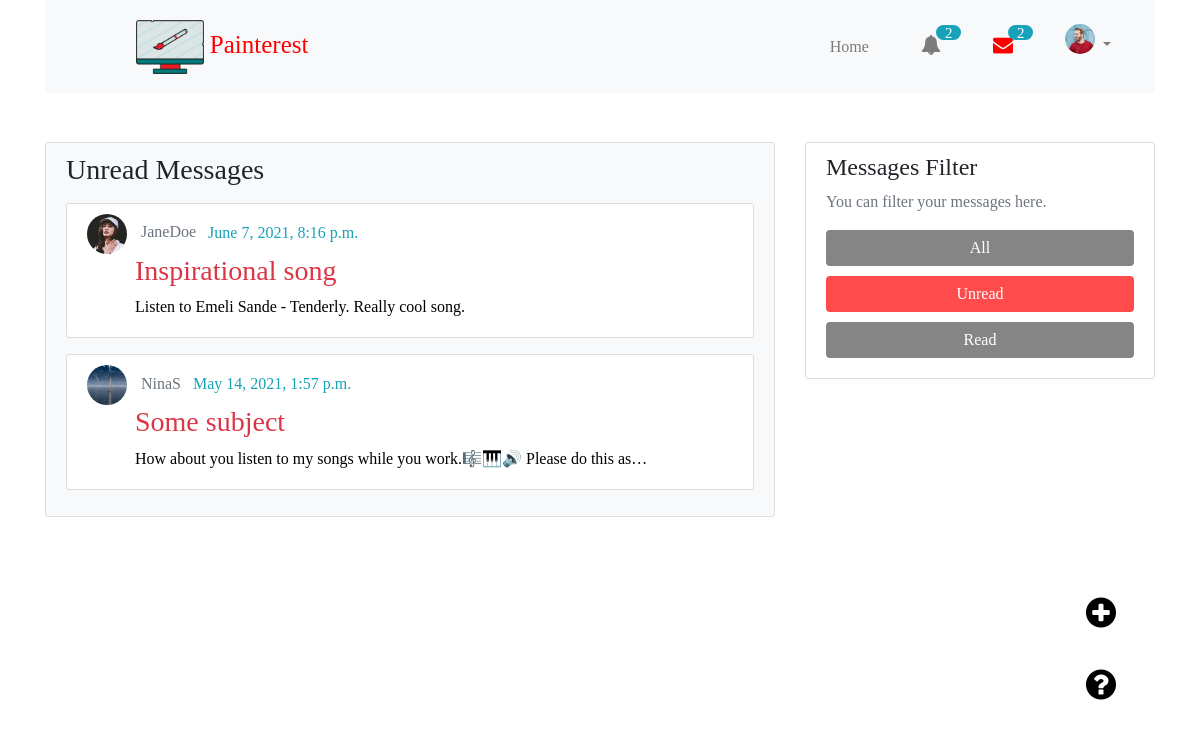
The page /messages/ (signed in) on the database its author committed.
### users/models.py (models this page shows, shortened)
class CustomUser(AbstractUser):
    email = models.EmailField(unique=True, max_length=60)
    username = models.CharField(max_length=50, unique=True, validators=[alphanumeric])
    USERNAME_FIELD = 'email'
    REQUIRED_FIELDS = []

class Profile(models.Model):
    user = models.OneToOneField(settings.AUTH_USER_MODEL, related_name='profile', on_delete=models.CASCADE)
    image = models.ImageField(default='90a70ab564f045a48488cd440f3b56e4-dp.jpg', upload_to='profile_pics', blank=True)
    about = models.TextField(default='Write a little bit about yourself here', blank=True)
    website_url = models.CharField(max_length=50, blank=True)
    feed_tuner = models.ManyToManyField(Category, blank=True)

### main/models.py (models this page shows, shortened)
class Message(models.Model):
    sender = models.ForeignKey(settings.AUTH_USER_MODEL,
        on_delete=models.CASCADE, related_name='message_sender')
    recepient = models.ForeignKey(settings.AUTH_USER_MODEL,
        on_delete=models.CASCADE, related_name='message_recepient')
    subject = models.CharField(default='Some subject', max_length=100)
    message = models.TextField(blank=False)
    read = models.BooleanField(default=False)
    timestamp = models.DateTimeField(auto_now_add=True, db_index=True)
    class Meta:
        ordering = ('-timestamp',)

### main/views.py (the view)
# urls.py: path('messages/', views.view_messages, name='view_messages'),
@login_required
def view_messages(request):
    all_messages = Message.objects.filter(recepient=request.user)
    context = {
        'notify': len(Action.objects.filter(user_id__in=request.user.following.values_list('id',
            flat=True), action_for=request.user, read=False)),
        'all_messages':all_messages,
        'unread_count': Message.objects.filter(recepient=request.user,
            read=False).count()
    }
    return render(request, 'main/messages.html', context)

### main/templates/main/messages.html (shortened to what this page needs)
{% extends 'main/base.html' %}
{% block content %}
<div class="row">
    <div class="col-md-8">
        <div class="content-section bg-light">
            <div id="unread_filter_section">
                <h3 class="mb-3">Unread Messages</h3>
                {% for message in all_messages %}
                    {% if not message.read %}
                    <div class="each_message content-section mb-3">
                        {% if message.sender.profile.image.name == '90a70ab564f045a48488cd440f3b56e4-dp.jpg' %}
                            <a href="{% url 'show_message' message.id %}" class="message_">
                                <div class="pna d-inline-block">{{ message.sender.username.0 }}</div>
                                <span class="author mr-2 text-secondary">
                                {{ message.sender.username }}</span>
                                <span class="text-info">{{ message.timestamp }}</span>
                                <h3 class="ml-5 text-danger">{{ message.subject }}</h3>
                                <p class="my-2 ml-5">{{ message.message | truncatechars:70 }}</p>
                            </a>
                        {% else %}
                            <a href="{% url 'show_message' message.id %}" class="message_">
                                <span class="author mr-2 text-secondary">
                                    <img src="{{ message.sender.profile.image.url }}" alt="" class="img-fluid">
                                {{ message.sender.username }}
                                </span>
                                <span class="text-info">{{ message.timestamp }}</span>
                                <h3 class="ml-5 text-danger">{{ message.subject }}</h3>
                                <p class="my-2 ml-5">{{ message.message | truncatechars:70 }}</p>
                            </a>
                        {% endif %}
                    </div>
                    {% endif %}
                {% endfor %}
            </div>
        </div>
    </div>
    <div class="col-md-4">
        <div class="content-section">
            <h4>Messages Filter</h4>
            <p class='text-muted'>You can filter your messages here.</p>
            <div class="all_filter_but">
                <button class="btn btn-info filter_buttons">All</button>
                <button class="btn btn-info filter_buttons" id="unread_but">Unread</button>
                <button class="btn btn-info filter_buttons">Read</button>
            </div>
        </div>
    </div>
</div>
{% endblock %}

### main/templates/main/base.html (shortened to what this page needs)
{% load static %}
<!DOCTYPE html>
<html lang="en">
<head>
    <link rel="stylesheet" href="{% static 'main/css/bootstrap.css' %}">
    <link rel="stylesheet" href="{% static 'main/css/style.css' %}">
    <link rel="stylesheet" href="{% static 'main/fonts/fontawesome/css/font-awesome.min.css' %}">
</head>
<body>
    <div class="container">
        <nav class="navbar navbar-expand-lg navbar-light bg-light rounded">
            <a class="navbar-brand" href="{% url 'index' %}">
                <img src="/media/painterestLogo.png" class="logo img-fluid" alt=""> Painterest</a>
            <div class="collapse navbar-collapse" id="navbarNav">
                <ul class="navbar-nav d-flex">
                    <li class="nav-item">
                        <a class="nav-link" href="{% url 'index' %}">Home </a>
                    </li>
                    {% if not user.is_authenticated %}
                        <li class="nav-item">
                            <a class="nav-link" href="{% url 'register' %}" tabindex="-1" aria-disabled="true">Sign Up</a>
                        </li>
                        <li class="nav-item">
                            <a class="nav-link" href="{% url 'login' %}" tabindex="-1" aria-disabled="true">Login</a>
                        </li>
                    {% else %}
                        <li class="nav-item">
                            <a class="nav-link" href="{% url 'notifications' %}" tabindex="-1" aria-disabled="true">
                                <i class="fa fa-bell">
                                    {% if notify %}
                                        <span class="notificate badge-pill badge-info">{{ notify }}</span>
                                    {% endif %}
                                </i>
                            </a>
                        </li>
                        <li class="nav-item">
                            <a class="nav-link" href="{% url 'view_messages' %}" tabindex="-1" aria-disabled="true">
                                {% if unread_count %}
                                    <i class="fa fa-envelope">
                                        <span class="notificate badge-pill badge-info">{{ unread_count }}</span>
                                    </i>
                                {% else %}
                                    <i class="fa fa-envelope-open">
                                        <span class="notificate badge-pill badge-info"></span>
                                    </i>
                                {% endif %}
                            </a>
                        </li>
                        <li class="nav-item dropdown">
                            <a class="nav-link dropdown-toggle" href="#" id="dropdown09"
                                data-toggle="dropdown" aria-haspopup="true" aria-expanded="false">
                                {% if user.profile.image.name == '90a70ab564f045a48488cd440f3b56e4-dp.jpg' %}
                                    <div class="profile_badge">{{ user.username.0 }}</div>
                                {% else %}
                                    <img class="rounded-circle badge-account-img" src="{{ user.profile.image.url }}">
                                {% endif %}
                            </a>
                        </li>
                    {% endif %}
                </ul>
            </div>
        </nav>
    </div>
    <div class="container mt-5">
        <div class="col-md-5 mx-auto my-auto">
        </div>
        {% block content %} {% endblock %}
        {% if user.is_authenticated %}
            <div class="add">
                <a href="{% url 'add_paint' %}"><i class=" fa fa-plus-circle"></i></a>
            </div>
        {% endif %}
        <div>
            <label for="crazy" class="quest">
                <i class="fa fa-question-circle"></i>
            </label>
        </div>
    </div>
</body>
</html>

### main/static/main/css/style.css (style rules this page uses)
body { font-family: 'poppins' !important; }
.logo { height: 54px; }
nav .nav-item:last-child { padding-right: 3em; }
nav .nav-item { padding: 0.5em; }
.navbar-brand { font-size: 25px; color: red !important; padding-left: 3em; }
.navbar-nav>.active>a, .nav-item>a:hover { color: red !important; }
.nav-link i.fa { font-size: 20px; }
.nav-link { margin-right: 20px; }
.notificate { position: absolute; font-size: 15px; margin-left: -5px; margin-top: -10px; }
.badge-account-img { height: 30px; width: 30px; margin-bottom: 15px; }
.content-section { background: #ffffff; padding: 10px 20px; border: 1px solid #dddddd; border-radius: 3px; margin-bottom: 20px; }
.author img { width: 40px; border-radius: 50%; display: inline-block; margin-right: 10px; }
.dropdown { position: relative; display: inline-block; }
.container ul { display: none; }
.add i, .quest i { color: #000; }
.add { position: fixed; bottom: 20%; right: 7%; font-size: 35px; cursor: pointer; }
.quest { position: fixed; bottom: 10%; right: 7%; font-size: 35px; cursor: pointer; }
.message_ { display: block; }
.each_message a { color: #000; }
.filter_buttons { display: block; margin-bottom: 10px; background: #858585; color: #fff; outline: none; border: none; width: 100%; }
.all_filter_but .active { background: rgb(255, 75, 75) !important; color: #fff !important; border: none; }
@media (min-width: 995px) { .navbar-nav { align-items: center; } }
@media (min-width: 768px) { nav .nav-item:last-child { padding-right: 0px; } }

### rows shown on the page
CustomUser: profile.image (picture)
Message: sender.profile.image (picture), sender.username "JaneDoe", timestamp "June 7, 2021, 8:16 p.m.", subject "Inspirational song", message "Listen to Emeli Sande - Tenderly. Really cool song."
Message: sender.profile.image (picture), sender.username "NinaS", timestamp "May 14, 2021, 1:57 p.m.", subject "Some subject", message "How about you listen to my songs while you work.🎼🎹🔊 Please do this as…"

### other values the page prints
{{ notify }} "2"
{{ unread_count }} "2"
